Frame 1 (no input): blank canvas, image omitted
Frame 60 (the mouse pressed at the canvas centre just before this capture): blank canvas, image omitted
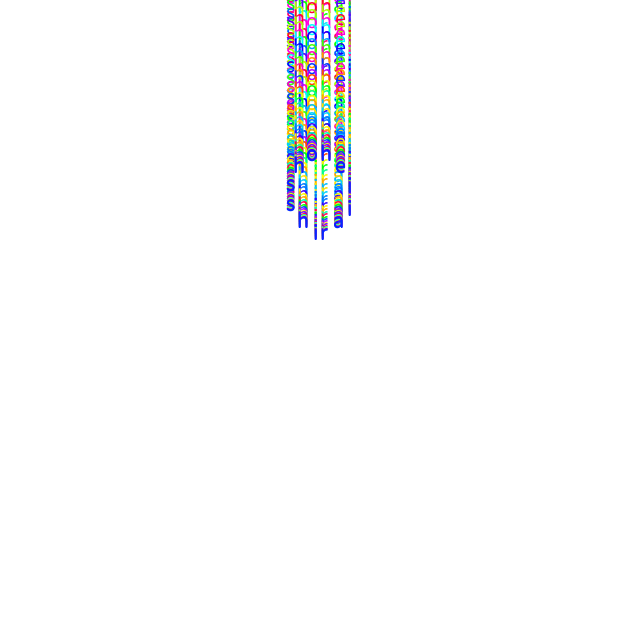
Frame 120 (the mouse held since frame 60 and released just before this capture)

The Processing sketch whose frames 1 and 60 were blank and that drew this single picture after the mouse press (run headless with seeded random() and noise(); from frame 60 on, the mouse is pressed at the canvas centre):

// Processing sketch: processing_49180
// ── processing_49180.pde

/* OpenProcessing Tweak of *@*http://www.openprocessing.org/sketch/49180*@* */
/* !do not delete the line above, required for linking your tweak if you re-upload */
World world;


void setup() {
  size(640, 640);
  smooth();
  frameRate(20);

  world = new World();  
}

void draw() {

  colorMode(HSB,255);
  background(255);
  
  if (mousePressed) {
    Ball b = new Ball();
    b.x = mouseX;
    b.y = mouseY-120;
    world.add(b);
  } 
  else {
    strokeWeight(3);
    stroke(255);
    fill(random(255),255,255);

    textSize(22);
    
    text("s", mouseX-35, mouseY-130);
    text("h", mouseX-28, mouseY-148);
    text("o", mouseX-15, mouseY-160);
    text("h", mouseX, mouseY-160);
    text("e", mouseX+15, mouseY-148);
    text("i", mouseX+27, mouseY-128);
    
    text("s", mouseX-35, mouseY-109);
    text("h", mouseX-24, mouseY-92);
    text("i", mouseX-8, mouseY-80);
    text("r", mouseX, mouseY-80);
    text("a", mouseX+13, mouseY-92);
    text("i", mouseX+27, mouseY-104);
     
  }

  
   world.update();
  
}
class Ball extends Sprite {
  
    color c;
 
  
  void setup() {
    colorMode(HSB,255);
    c = color(random(255),255,255);
    vx = (mouseX-pmouseX)*0.52;
    vy = (mouseY-pmouseY)*0.52;
    ay = -0.2;
    frameRate(30);

  }
  
  void draw() {


    if (x+40>width) {
      vx = -vx;
    }
    if (-x+685>width) {
      vx = -vx;
    } 

    
    strokeWeight(3);
    stroke(255);
    fill(c);

    textSize(22);
    
    text("s", -35, -10);
    text("h", -28, -28);
    text("o", -15, -40);
    text("h", 0, -40);
    text("e", 15, -28);
    text("i", 27, -8);
    
    text("s", -35, 11);
    text("h", -24, 28);
    text("i", -8, 40);
    text("r", -1, 40);
    text("a", 13, 28);
    text("i", 27, 16);
    
  
  }
  
  
}
class Box extends Sprite {

  color c;
    
  float tx;
  float ty;
  
  void setup() {
    colorMode(HSB,255);
    c = color(random(255),255,255);
  }
  
  void draw() {
    tx = mouseX;
    ty = mouseY;
    
    vx = (tx-x)*100;
    vy = (ty-y)*100;
        
    strokeWeight(2);
    stroke(0);
    fill(c);

    rectMode(CENTER);
    rect(0, 0, 30, 30);    
  }
  
}
class Sprite {
  
  boolean visible = true;
  
  float x = 0.0;
  float y = 0.0;
  
  float vx = 0.0;
  float vy = 0.0;
  
  float ax = 0.0;
  float ay = 0.0;
  
  float px = 0.0;
  float py = 0.0;
  
  
  float tx = 0.0;
  float ty = 0.0;
  
  float scaleX = 1.0;
  float scaleY = 1.0;
  
  float rotation = 0;
  
  ArrayList children;
  Sprite parent;
  
  Sprite() {
    children = new ArrayList();
    parent = null;
    setup();
  }
  
  void setup() {
  }
  
  void draw() {
  }
  
  void add(Sprite s) {
    children.add(s);
    s.parent = this;
  }
  
  void remove(Sprite s) {
    for (int i=0; i<children.size(); i++) {
      if (s == (Sprite) children.get(i)) {
        children.remove(i);
        s.parent = null;
      }
    }
  }
  
  Sprite get(int i) {
    return (Sprite) children.get(i);
  }
  
  void update() {
    vx += ax;
    vy += ay;
    x += vx;
    y += vy;
    if (visible) {
      pushMatrix();
      translate(x, y);
      rotate(radians(rotation));
      scale(scaleX, scaleY);
      draw();
      for (int i=0; i<children.size(); i++) {
        Sprite s = (Sprite) children.get(i);
        s.update();
      }
      popMatrix();
    }
    px = x;
    py = y;
  }
  
}


class World extends Sprite {
    void draw() {
    }
}
